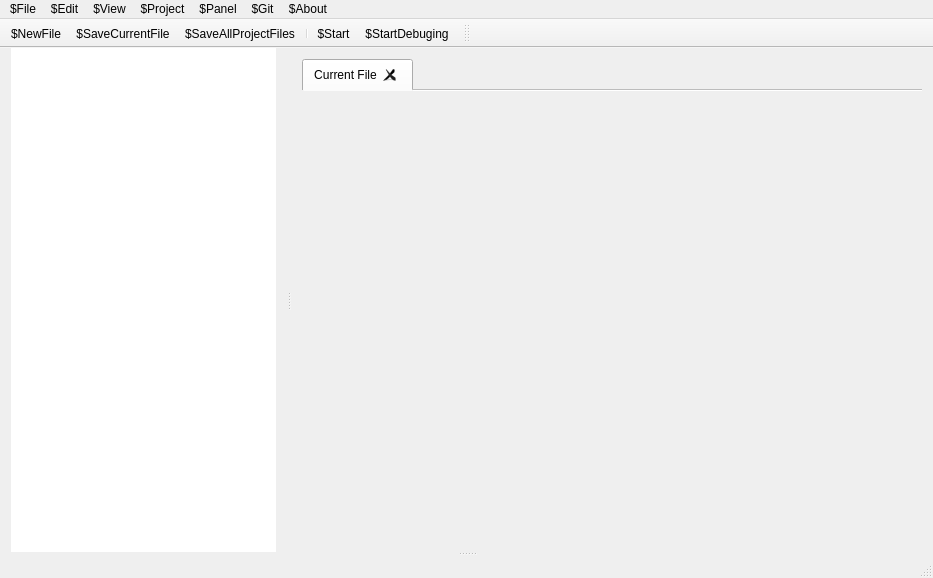
<?xml version="1.0" encoding="UTF-8"?>
<ui version="4.0">
 <class>SmartCode</class>
 <widget class="QMainWindow" name="SmartCode">
  <property name="geometry">
   <rect>
    <x>0</x>
    <y>0</y>
    <width>933</width>
    <height>578</height>
   </rect>
  </property>
  <property name="windowTitle">
   <string>SmartCode</string>
  </property>
  <property name="styleSheet">
   <string notr="true"/>
  </property>
  <widget class="QWidget" name="centralWidget">
   <layout class="QVBoxLayout" name="ltCentralWidget">
    <property name="spacing">
     <number>0</number>
    </property>
    <property name="leftMargin">
     <number>0</number>
    </property>
    <property name="topMargin">
     <number>0</number>
    </property>
    <property name="rightMargin">
     <number>0</number>
    </property>
    <property name="bottomMargin">
     <number>0</number>
    </property>
    <item>
     <widget class="QSplitter" name="hSpliter">
      <property name="orientation">
       <enum>Qt::Vertical</enum>
      </property>
      <widget class="QSplitter" name="vSpliter">
       <property name="orientation">
        <enum>Qt::Horizontal</enum>
       </property>
       <widget class="QWidget" name="verticalLayoutWidget">
        <layout class="QVBoxLayout" name="lLeftBar">
         <property name="spacing">
          <number>0</number>
         </property>
         <property name="topMargin">
          <number>0</number>
         </property>
         <property name="bottomMargin">
          <number>0</number>
         </property>
         <item>
          <layout class="QHBoxLayout" name="lLeftBarToolBar"/>
         </item>
         <item>
          <widget class="QTreeWidget" name="twProjectTree">
           <property name="minimumSize">
            <size>
             <width>250</width>
             <height>0</height>
            </size>
           </property>
           <property name="maximumSize">
            <size>
             <width>500</width>
             <height>16777215</height>
            </size>
           </property>
           <property name="styleSheet">
            <string notr="true">border: 0px solid black;</string>
           </property>
           <property name="animated">
            <bool>true</bool>
           </property>
           <attribute name="headerVisible">
            <bool>false</bool>
           </attribute>
           <column>
            <property name="text">
             <string notr="true">1</string>
            </property>
           </column>
          </widget>
         </item>
        </layout>
       </widget>
       <widget class="QWidget" name="verticalLayoutWidget_2">
        <layout class="QVBoxLayout" name="lCode">
         <item>
          <layout class="QVBoxLayout" name="lCodeEditorInfo"/>
         </item>
         <item>
          <widget class="QTabWidget" name="twOpenedFiles">
           <property name="minimumSize">
            <size>
             <width>600</width>
             <height>0</height>
            </size>
           </property>
           <property name="styleSheet">
            <string notr="true"/>
           </property>
           <property name="documentMode">
            <bool>true</bool>
           </property>
           <property name="tabsClosable">
            <bool>true</bool>
           </property>
           <property name="movable">
            <bool>true</bool>
           </property>
           <widget class="QWidget" name="tbOpenedFile1">
            <attribute name="title">
             <string>Current File</string>
            </attribute>
            <layout class="QVBoxLayout" name="ltOpenedFile1">
             <property name="spacing">
              <number>0</number>
             </property>
             <property name="leftMargin">
              <number>0</number>
             </property>
             <property name="topMargin">
              <number>0</number>
             </property>
             <property name="rightMargin">
              <number>0</number>
             </property>
             <property name="bottomMargin">
              <number>0</number>
             </property>
            </layout>
           </widget>
          </widget>
         </item>
        </layout>
       </widget>
      </widget>
      <widget class="QStackedWidget" name="bottomPanel">
       <widget class="QWidget" name="pLog"/>
       <widget class="QWidget" name="pOutput"/>
       <widget class="QWidget" name="pInterpreter"/>
       <widget class="QWidget" name="pTerminal"/>
       <widget class="QWidget" name="pFindReplace"/>
      </widget>
     </widget>
    </item>
   </layout>
  </widget>
  <widget class="QMenuBar" name="menuBar">
   <property name="geometry">
    <rect>
     <x>0</x>
     <y>0</y>
     <width>933</width>
     <height>22</height>
    </rect>
   </property>
   <widget class="QMenu" name="menu_File">
    <property name="title">
     <string>$File</string>
    </property>
    <addaction name="aNewFile"/>
    <addaction name="aAddFile"/>
    <addaction name="aDeleteFile"/>
    <addaction name="separator"/>
    <addaction name="aSaveCurrentFile"/>
    <addaction name="aSaveAllProjectFiles"/>
   </widget>
   <widget class="QMenu" name="menu_Edit">
    <property name="title">
     <string>$Edit</string>
    </property>
    <addaction name="action1_2"/>
   </widget>
   <widget class="QMenu" name="menu_View">
    <property name="title">
     <string>$View</string>
    </property>
    <addaction name="action1_3"/>
   </widget>
   <widget class="QMenu" name="menu_Panel">
    <property name="title">
     <string>$Panel</string>
    </property>
    <addaction name="aPanelTerminal"/>
   </widget>
   <widget class="QMenu" name="menu_About">
    <property name="title">
     <string>$About</string>
    </property>
    <addaction name="action1_5"/>
   </widget>
   <widget class="QMenu" name="menu_Git">
    <property name="title">
     <string>$Git</string>
    </property>
    <addaction name="action1_6"/>
   </widget>
   <widget class="QMenu" name="menu_Project">
    <property name="title">
     <string>$Project</string>
    </property>
    <addaction name="aStart"/>
    <addaction name="aStartDebuging"/>
   </widget>
   <addaction name="menu_File"/>
   <addaction name="menu_Edit"/>
   <addaction name="menu_View"/>
   <addaction name="menu_Project"/>
   <addaction name="menu_Panel"/>
   <addaction name="menu_Git"/>
   <addaction name="menu_About"/>
  </widget>
  <widget class="QToolBar" name="mainToolBar">
   <property name="movable">
    <bool>false</bool>
   </property>
   <property name="iconSize">
    <size>
     <width>16</width>
     <height>16</height>
    </size>
   </property>
   <attribute name="toolBarArea">
    <enum>TopToolBarArea</enum>
   </attribute>
   <attribute name="toolBarBreak">
    <bool>false</bool>
   </attribute>
   <addaction name="aNewFile"/>
   <addaction name="aSaveCurrentFile"/>
   <addaction name="aSaveAllProjectFiles"/>
   <addaction name="separator"/>
   <addaction name="aStart"/>
   <addaction name="aStartDebuging"/>
  </widget>
  <widget class="QStatusBar" name="statusBar"/>
  <widget class="QToolBar" name="toolBar">
   <property name="windowTitle">
    <string>toolBar</string>
   </property>
   <attribute name="toolBarArea">
    <enum>TopToolBarArea</enum>
   </attribute>
   <attribute name="toolBarBreak">
    <bool>false</bool>
   </attribute>
  </widget>
  <action name="action1">
   <property name="text">
    <string>1</string>
   </property>
  </action>
  <action name="action1_2">
   <property name="text">
    <string>1</string>
   </property>
  </action>
  <action name="action1_3">
   <property name="text">
    <string>1</string>
   </property>
  </action>
  <action name="action1_4">
   <property name="text">
    <string>1</string>
   </property>
  </action>
  <action name="action1_5">
   <property name="text">
    <string>1</string>
   </property>
  </action>
  <action name="aNewFile">
   <property name="icon">
    <iconset resource="resources.qrc">
     <normaloff>:/icons/resources/icons/new_file.png</normaloff>:/icons/resources/icons/new_file.png</iconset>
   </property>
   <property name="text">
    <string>$NewFile</string>
   </property>
   <property name="toolTip">
    <string>Добавть новый файл в проект</string>
   </property>
   <property name="shortcut">
    <string>Ctrl+N</string>
   </property>
   <property name="iconVisibleInMenu">
    <bool>true</bool>
   </property>
  </action>
  <action name="aAddFile">
   <property name="icon">
    <iconset resource="resources.qrc">
     <normaloff>:/icons/resources/icons/add_file.png</normaloff>:/icons/resources/icons/add_file.png</iconset>
   </property>
   <property name="text">
    <string>$AddFile</string>
   </property>
   <property name="toolTip">
    <string>Добавить файл к проекту</string>
   </property>
   <property name="shortcut">
    <string>Ctrl+O</string>
   </property>
  </action>
  <action name="aDeleteFile">
   <property name="icon">
    <iconset resource="resources.qrc">
     <normaloff>:/icons/resources/icons/delete_file.png</normaloff>:/icons/resources/icons/delete_file.png</iconset>
   </property>
   <property name="text">
    <string>$DeleteFile</string>
   </property>
   <property name="toolTip">
    <string>Удалить файл из проекта</string>
   </property>
   <property name="shortcut">
    <string>Ctrl+D</string>
   </property>
  </action>
  <action name="aSaveCurrentFile">
   <property name="icon">
    <iconset resource="resources.qrc">
     <normaloff>:/icons/resources/icons/save.png</normaloff>:/icons/resources/icons/save.png</iconset>
   </property>
   <property name="text">
    <string>$SaveCurrentFile</string>
   </property>
   <property name="toolTip">
    <string>Сохранить редактируемый файл</string>
   </property>
   <property name="shortcut">
    <string>Ctrl+S</string>
   </property>
  </action>
  <action name="aSaveAllProjectFiles">
   <property name="icon">
    <iconset resource="resources.qrc">
     <normaloff>:/icons/resources/icons/save_project.png</normaloff>:/icons/resources/icons/save_project.png</iconset>
   </property>
   <property name="text">
    <string>$SaveAllProjectFiles</string>
   </property>
   <property name="toolTip">
    <string>Сохранить все файлы в проекте</string>
   </property>
   <property name="shortcut">
    <string>Meta+Ctrl+S</string>
   </property>
  </action>
  <action name="action1_6">
   <property name="text">
    <string>1</string>
   </property>
  </action>
  <action name="aStart">
   <property name="icon">
    <iconset resource="resources.qrc">
     <normaloff>:/icons/resources/icons/start.png</normaloff>:/icons/resources/icons/start.png</iconset>
   </property>
   <property name="text">
    <string>$Start</string>
   </property>
   <property name="toolTip">
    <string>Запустить проект</string>
   </property>
   <property name="shortcut">
    <string>Ctrl+R</string>
   </property>
  </action>
  <action name="aStartDebuging">
   <property name="icon">
    <iconset resource="resources.qrc">
     <normaloff>:/icons/resources/icons/debug.png</normaloff>:/icons/resources/icons/debug.png</iconset>
   </property>
   <property name="text">
    <string>$StartDebuging</string>
   </property>
   <property name="toolTip">
    <string>Запустить отладку</string>
   </property>
   <property name="shortcut">
    <string>Meta+Ctrl+R</string>
   </property>
  </action>
  <action name="aPanelTerminal">
   <property name="icon">
    <iconset resource="resources.qrc">
     <normaloff>:/icons/resources/icons/terminal.png</normaloff>:/icons/resources/icons/terminal.png</iconset>
   </property>
   <property name="text">
    <string>$Terminal</string>
   </property>
   <property name="toolTip">
    <string>Показать панель с терминалом</string>
   </property>
   <property name="shortcut">
    <string>Meta+Ctrl+T</string>
   </property>
  </action>
 </widget>
 <layoutdefault spacing="6" margin="11"/>
 <resources>
  <include location="resources.qrc"/>
 </resources>
 <connections/>
</ui>
